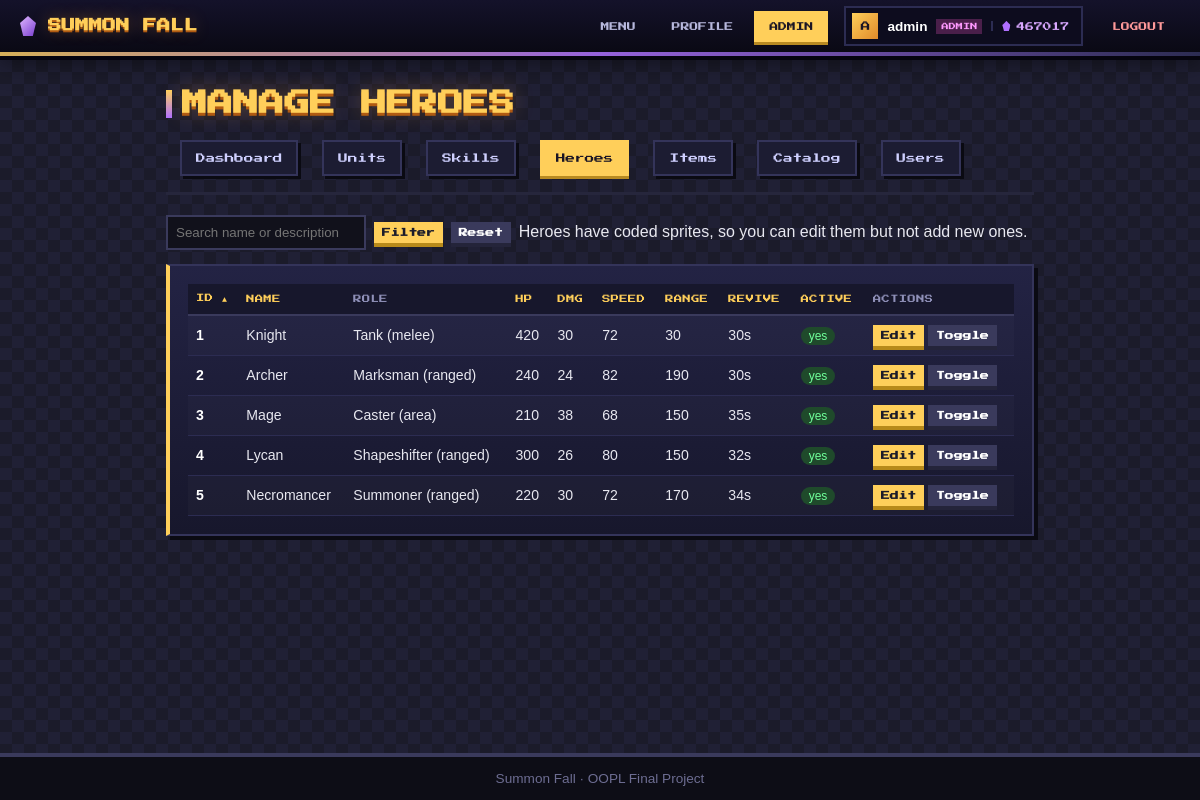
Screenshot of /views/admin/heroes.php (signed in) with the database file from the repository.
### tables this page shows
CREATE TABLE `users` (
  `id` int UNSIGNED NOT NULL,
  `username` varchar(30) NOT NULL,
  `email` varchar(100) NOT NULL,
  `password_hash` varchar(255) NOT NULL,
  `role` enum('admin','player') NOT NULL DEFAULT 'player',
  `souls` int UNSIGNED NOT NULL DEFAULT '0',
  `created_at` timestamp NULL DEFAULT CURRENT_TIMESTAMP
);

CREATE TABLE `heroes` (
  `id` int NOT NULL,
  `name` varchar(40) NOT NULL,
  `description` varchar(255) NOT NULL DEFAULT '',
  `hp` int NOT NULL,
  `damage` int NOT NULL,
  `speed` int NOT NULL,
  `attack_range` int NOT NULL,
  `attack_cooldown` int NOT NULL,
  `sprite_key` varchar(30) NOT NULL,
  `revive_sec` int NOT NULL DEFAULT '30',
  `is_active` tinyint(1) NOT NULL DEFAULT '1'
);

### classes/Auth.php (called while the page is built, shortened)
<?php
class Auth
{
    private static ?User $current = null;
    public static function user(): ?User
    {
        if (self::$current === null && isset($_SESSION['user_id'])) {
            self::$current = User::find((int) $_SESSION['user_id']);
        }
        return self::$current;
    }
    public static function check(): bool
    {
        return self::user() !== null;
    }
}

### classes/AdminUser.php (called while the page is built, shortened)
<?php
class AdminUser extends User
{
    public function getRole(): string { return 'admin'; }
    public function canManageContent(): bool { return true; }
}

### classes/User.php (called while the page is built, shortened)
<?php
abstract class User extends Model
{
    private string $username;
    private int $souls;
    public function __construct(string $username, string $email, string $passwordHash, int $souls = 0, ?int $id = null)
    {
        $this->souls = $souls;
    }
    public function getUsername(): string { return $this->username; }
    public function getSouls(): int { return $this->souls; }
    public function setUsername(string $username): void
    {
        $this->username = $username;
    }
}

### classes/Database.php (called while the page is built, shortened)
<?php
class Database
{
    private static ?Database $instance = null;
    private PDO $pdo;
    private function __construct()
    {
        $c = require BASE_PATH . '/config/database.php';
        $dsn = "mysql:host={$c['host']};dbname={$c['name']};charset={$c['charset']}";
        try {
            $this->pdo = new PDO($dsn, $c['user'], $c['pass'], [
                PDO::ATTR_ERRMODE            => PDO::ERRMODE_EXCEPTION,
                PDO::ATTR_DEFAULT_FETCH_MODE => PDO::FETCH_ASSOC,
                PDO::ATTR_EMULATE_PREPARES   => false,
            ]);
        } catch (PDOException $e) {
            throw new DatabaseException(DEBUG ? $e->getMessage() : 'Could not connect to the database.', 0, $e);
        }
    }
    public static function getInstance(): Database
    {
        if (self::$instance === null) {
            self::$instance = new Database();
        }
        return self::$instance;
    }
    public function query(string $sql, array $params = []): PDOStatement
    {
        try {
            $stmt = $this->pdo->prepare($sql);
            $stmt->execute($params);
            return $stmt;
        } catch (PDOException $e) {
            throw new DatabaseException(DEBUG ? $e->getMessage() : 'A database error occurred.', 0, $e);
        }
    }
    public function fetchAll(string $sql, array $params = []): array
    {
        return $this->query($sql, $params)->fetchAll();
    }
    public function fetchOne(string $sql, array $params = []): ?array
    {
        $row = $this->query($sql, $params)->fetch();
        return $row === false ? null : $row;
    }
}

### config/database.php (called while the page is built)
<?php
return [
    'host'    => 'localhost',
    'name'    => 'summon_fall',
    'user'    => 'root',
    'pass'    => '',
    'charset' => 'utf8mb4',
];

### classes/Model.php (called while the page is built, shortened)
<?php
abstract class Model implements Crudable
{
    protected static string $table = '';
    private ?int $id;
    public function __construct(?int $id = null)
    {
        $this->id = $id;
    }
    public function getId(): ?int { return $this->id; }
    public static function find(int $id): ?static
    {
        $row = Database::getInstance()->fetchOne('SELECT * FROM ' . static::$table . ' WHERE id = ?', [$id]);
        return $row ? static::fromRow($row) : null;
    }
}

### includes/auth_check.php (called while the page is built, shortened)
<?php
require_once __DIR__ . '/autoload.php';
if (!Auth::check()) {
    header('Location: ' . BASE_URL . '/views/auth/login.php');
    exit;
}

### includes/admin_check.php (called while the page is built, shortened)
<?php
require_once __DIR__ . '/auth_check.php';

### classes/Hero.php (called while the page is built, shortened)
<?php
abstract class Hero extends Model
{
    private string $name;
    private int $hp;
    private int $damage;
    private int $speed;
    private int $attackRange;
    private int $reviveSec;
    private bool $isActive;
    public function __construct(array $s, ?int $id = null)
    {
        $this->name = $s['name'];
        $this->hp = (int) $s['hp'];
        $this->damage = (int) $s['damage'];
        $this->speed = (int) $s['speed'];
        $this->attackRange = (int) $s['attack_range'];
        $this->reviveSec = (int) ($s['revive_sec'] ?? 30);
        $this->isActive = (bool) ($s['is_active'] ?? 1);
    }
    public function getName(): string { return $this->name; }
    public function getHp(): int { return $this->hp; }
    public function getDamage(): int { return $this->damage; }
    public function getSpeed(): int { return $this->speed; }
    public function getAttackRange(): int { return $this->attackRange; }
    public function getReviveSec(): int { return $this->reviveSec; }
    public function isActive(): bool { return $this->isActive; }
    protected static function fromRow(array $row): static
    {
        $type = $row['class_type'] ?? strtolower($row['name']);
        $class = self::MAP[$type] ?? null;
        return new $class($row, (int) $row['id']);
    }
    public static function search(string $q, string $sort, string $dir): array
    {
        $cols = ['id', 'name', 'hp', 'damage', 'speed', 'attack_range', 'revive_sec', 'is_active'];
        $sort = in_array($sort, $cols, true) ? $sort : 'id';
        $dir = strtolower($dir) === 'desc' ? 'DESC' : 'ASC';
        $sql = 'SELECT * FROM heroes WHERE 1=1';
        $params = [];
        $sql .= " ORDER BY $sort $dir";
        return array_map(fn($r) => static::fromRow($r), Database::getInstance()->fetchAll($sql, $params));
    }
}

### includes/autoload.php (called while the page is built, shortened)
<?php
spl_autoload_register(function (string $class): void {
    $dirs = [BASE_PATH . '/classes/', BASE_PATH . '/classes/exceptions/'];
    foreach ($dirs as $dir) {
        $file = $dir . $class . '.php';
        if (is_file($file)) {
            return;
        }
    }
});

### classes/KnightHero.php (called while the page is built, shortened)
<?php
class KnightHero extends Hero
{
    public function getRole(): string { return 'Tank'; }
    public function getAttackType(): string { return 'melee'; }
}

### classes/ArcherHero.php (called while the page is built, shortened)
<?php
class ArcherHero extends Hero
{
    public function getRole(): string { return 'Marksman'; }
    public function getAttackType(): string { return 'ranged'; }
}

### classes/MageHero.php (called while the page is built, shortened)
<?php
class MageHero extends Hero
{
    public function getRole(): string { return 'Caster'; }
    public function getAttackType(): string { return 'area'; }
}

### classes/LycanHero.php (called while the page is built, shortened)
<?php
class LycanHero extends Hero
{
    public function getRole(): string { return 'Shapeshifter'; }
    public function getAttackType(): string { return 'ranged'; }
}

### classes/NecromancerHero.php (called while the page is built, shortened)
<?php
class NecromancerHero extends Hero
{
    public function getRole(): string { return 'Summoner'; }
    public function getAttackType(): string { return 'ranged'; }
}

### views/admin/heroes.php (the view, shortened to what this page needs)
<?php
require_once __DIR__ . '/../../includes/admin_check.php';
require_once __DIR__ . '/../../includes/admin_helpers.php';
$q = trim($_GET['q'] ?? '');
$sort = $_GET['sort'] ?? 'id';
$dir = $_GET['dir'] ?? 'asc';
$params = ['q' => $q];
$heroes = [];
try {
    $heroes = Hero::search($q, $sort, $dir);
} catch (DatabaseException $e) {
    $error = DEBUG ? $e->getMessage() : 'Could not load heroes.';
}
require __DIR__ . '/../../includes/header.php';
?>
<h1>Manage Heroes</h1>
<?php require __DIR__ . '/../../includes/admin_nav.php'; ?>
<form class="filters" method="get">
    <input type="text" name="q" placeholder="Search name or description" value="<?= h($q) ?>">
    <button class="btn small" type="submit">Filter</button>
    <a class="btn small grey" href="heroes.php">Reset</a>
    <span class="hint">Heroes have coded sprites, so you can edit them but not add new ones.</span>
</form>
<div class="panel table-wrap">
<table class="admin-table">
    <tr>
        <th><?= adminSortLink('id', 'ID', $sort, $dir, $params) ?></th>
        <th><?= adminSortLink('name', 'Name', $sort, $dir, $params) ?></th>
        <th>Role</th>
        <th><?= adminSortLink('hp', 'HP', $sort, $dir, $params) ?></th>
        <th><?= adminSortLink('damage', 'DMG', $sort, $dir, $params) ?></th>
        <th><?= adminSortLink('speed', 'Speed', $sort, $dir, $params) ?></th>
        <th><?= adminSortLink('attack_range', 'Range', $sort, $dir, $params) ?></th>
        <th><?= adminSortLink('revive_sec', 'Revive', $sort, $dir, $params) ?></th>
        <th><?= adminSortLink('is_active', 'Active', $sort, $dir, $params) ?></th>
        <th>Actions</th>
    </tr>
    <?php foreach ($heroes as $hero): ?>
        <tr>
            <td><?= $hero->getId() ?></td>
            <td><?= h($hero->getName()) ?></td>
            <td><?= h($hero->getRole()) ?> (<?= h($hero->getAttackType()) ?>)</td>
            <td><?= $hero->getHp() ?></td>
            <td><?= $hero->getDamage() ?></td>
            <td><?= $hero->getSpeed() ?></td>
            <td><?= $hero->getAttackRange() ?></td>
            <td><?= $hero->getReviveSec() ?>s</td>
            <td><span class="badge <?= $hero->isActive() ? 'on' : '' ?>"><?= $hero->isActive() ? 'yes' : 'no' ?></span></td>
            <td>
                <a class="btn small" href="hero_form.php?id=<?= $hero->getId() ?>">Edit</a>
                <form method="post">
                    <button class="btn small grey" name="action" value="toggle">Toggle</button>
                </form>
            </td>
        </tr>
    <?php endforeach; ?>
</table>
</div>
<?php require __DIR__ . '/../../includes/footer.php'; ?>

### includes/header.php (shortened to what this page needs)
<?php
require_once __DIR__ . '/autoload.php';
$navUser = Auth::user();
$cssVersion = @filemtime(BASE_PATH . '/assets/css/main.css') ?: 1;
?>
<!DOCTYPE html>
<html lang="en">
<head>
    <link rel="stylesheet" href="<?= BASE_URL ?>/assets/css/main.css?v=<?= $cssVersion ?>">
</head>
<body>
<?php
$navPage = basename($_SERVER['SCRIPT_NAME']);
$navActive = fn(string ...$files) => in_array($navPage, $files, true) ? ' on' : '';
?>
<header class="topbar">
    <a class="brand" href="<?= BASE_URL ?>/<?= $navUser ? 'views/menu.php' : 'index.php' ?>">
        <i class="brand-gem"></i><span>Summon Fall</span>
    </a>
    <nav class="topnav">
        <?php if ($navUser): ?>
            <a class="nl<?= $navActive('menu.php') ?>" href="<?= BASE_URL ?>/views/menu.php">Menu</a>
            <a class="nl<?= $navActive('profile.php') ?>" href="<?= BASE_URL ?>/views/profile.php">Profile</a>
            <?php if ($navUser->canManageContent()): ?>
                <a class="nl<?= str_contains($_SERVER['SCRIPT_NAME'], '/admin/') ? ' on' : '' ?>" href="<?= BASE_URL ?>/views/admin/dashboard.php">Admin</a>
            <?php endif; ?>
            <span class="nuser" title="<?= htmlspecialchars($navUser->getRole()) ?>">
                <b class="av"><?= htmlspecialchars(strtoupper(substr($navUser->getUsername(), 0, 1))) ?></b>
                <span class="nm"><?= htmlspecialchars($navUser->getUsername()) ?></span>
                <em class="rl <?= htmlspecialchars($navUser->getRole()) ?>"><?= htmlspecialchars($navUser->getRole()) ?></em>
                <span class="sl"><i class="gem"></i><?= (int) $navUser->getSouls() ?></span>
            </span>
            <a class="nl out" href="<?= BASE_URL ?>/views/auth/logout.php">Logout</a>
        <?php else: ?>
            <a class="nl<?= $navActive('login.php') ?>" href="<?= BASE_URL ?>/views/auth/login.php">Login</a>
            <a class="nl cta<?= $navActive('register.php') ?>" href="<?= BASE_URL ?>/views/auth/register.php">Register</a>
        <?php endif; ?>
    </nav>
</header>
<main class="container">

### rows the page displays
users: username "A", username "admin", souls "467017"
heroes: id "1", name "Knight", Role "Tank", AttackType "melee", hp "420", damage "30", speed "72", attack_range "30", revive_sec "30", is_active "yes"
heroes: id "2", name "Archer", Role "Marksman", AttackType "ranged", hp "240", damage "24", speed "82", attack_range "190", revive_sec "30", is_active "yes"
heroes: id "3", name "Mage", Role "Caster", AttackType "area", hp "210", damage "38", speed "68", attack_range "150", revive_sec "35", is_active "yes"
heroes: id "4", name "Lycan", Role "Shapeshifter", AttackType "ranged", hp "300", damage "26", speed "80", attack_range "150", revive_sec "32", is_active "yes"
heroes: id "5", name "Necromancer", Role "Summoner", AttackType "ranged", hp "220", damage "30", speed "72", attack_range "170", revive_sec "34", is_active "yes"

### other values shown
$navUser->getRole() "ADMIN"
$label "Dashboard"
$label "Units"
$label "Skills"
$label "Heroes"
$label "Items"
$label "Catalog"
$label "Users"
$label "ID NAME HP DMG SPEED RANGE REVIVE ACTIVE"
$arrow "▲"
APP_NAME "Summon Fall"
